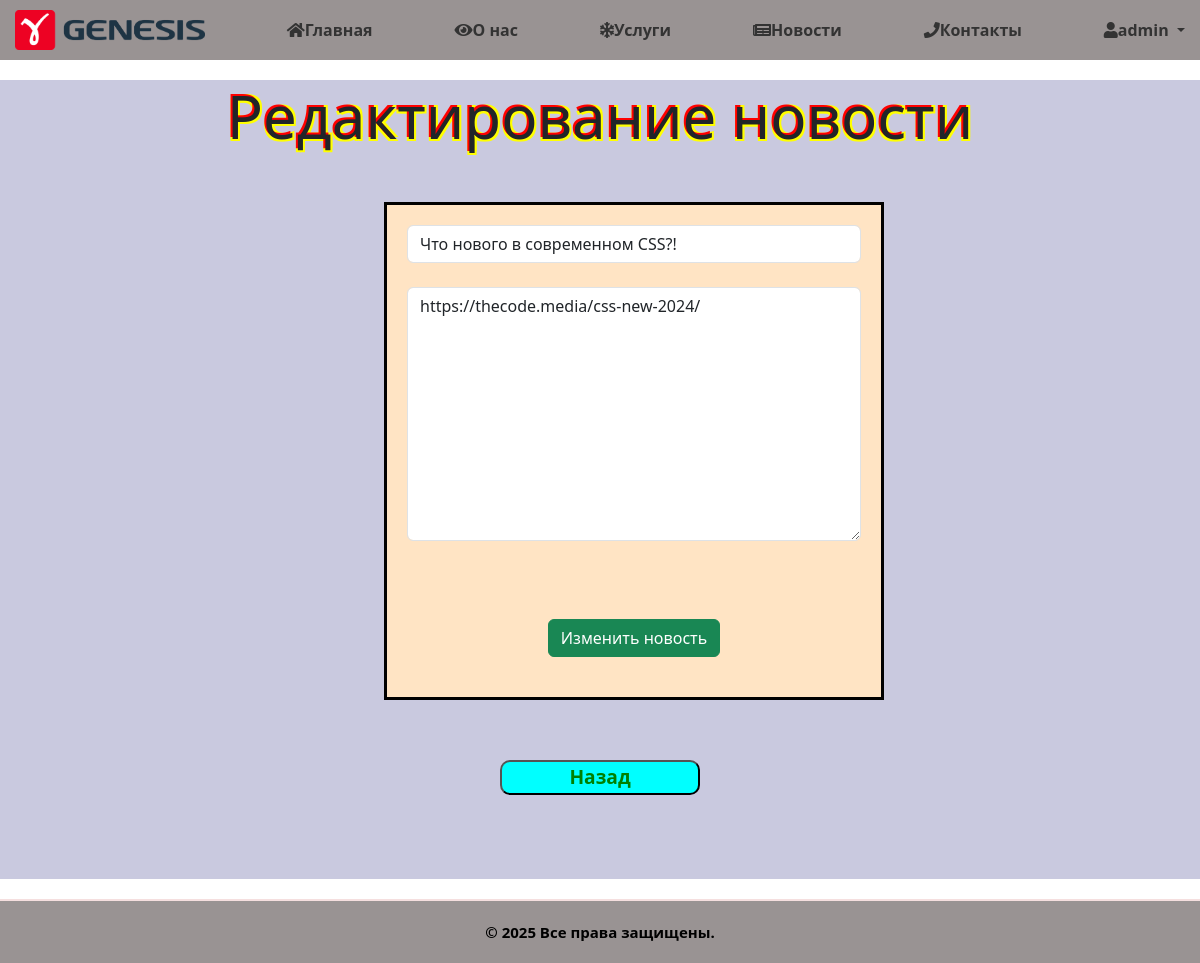
The app's page /news/5/update (signed in), older data.
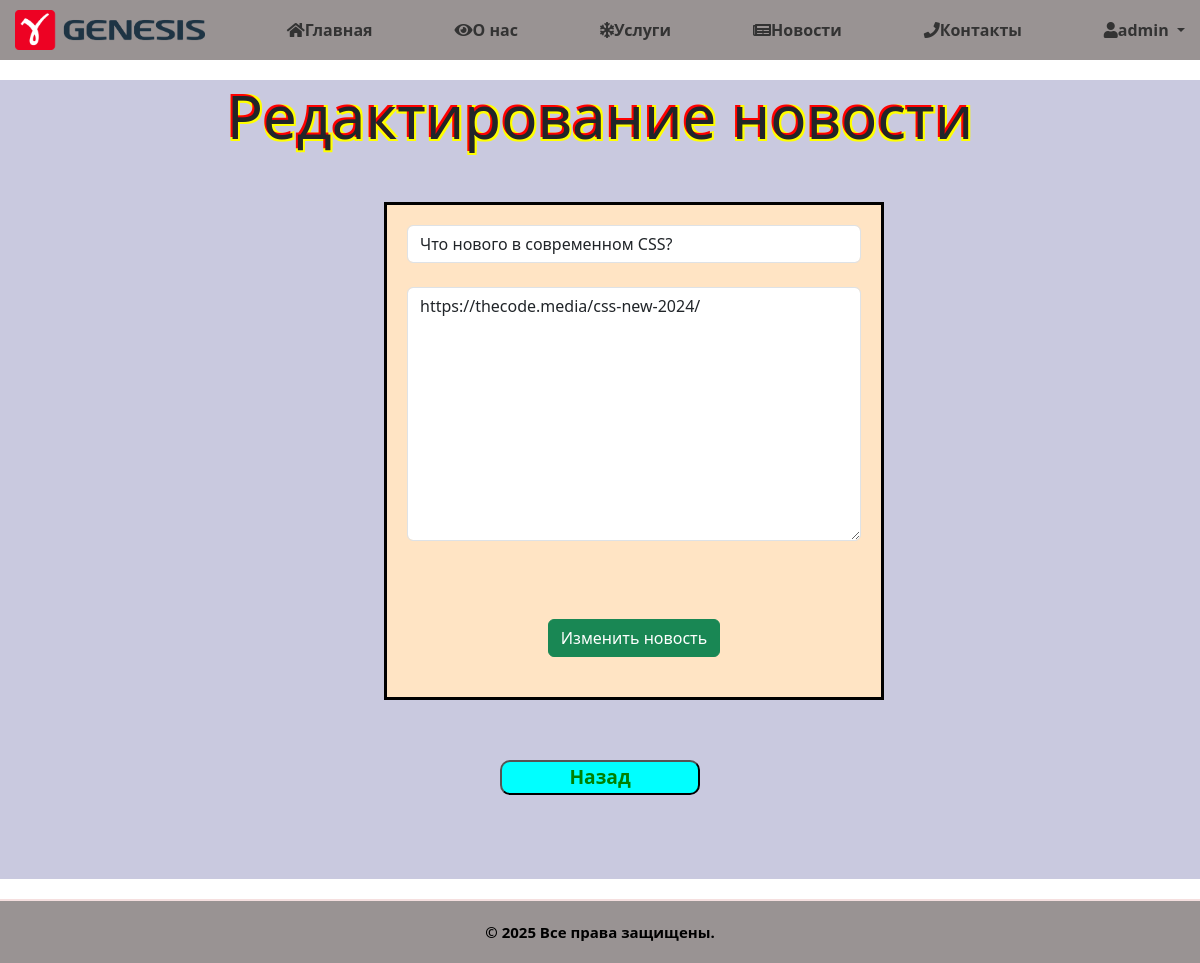
The same page, newer data.
### news/models.py (models this page shows, shortened)
class Articles(models.Model):
    title = models.CharField('Название', max_length=50)
    full_text = models.TextField('Ссылка')
    class Meta:
        verbose_name = 'Новость'
        verbose_name_plural = 'Новости'

### news/views.py (the view)
# urls.py: path('<int:pk>/update', views.NewsUpdateView.as_view(), name='update_news'),
@method_decorator(login_required, name='dispatch')
class NewsUpdateView(UpdateView):
    model = Articles
    template_name = 'news/update.html'
    form_class = ArticlesForm

### news/forms.py
class ArticlesForm(ModelForm):
    class Meta:
        model=Articles
        fields=['title','full_text']
        widgets={
            "title": TextInput(attrs={
                'class': 'form-control',
                'placeholder': 'Заголовок новости'
            }),
            "full_text": Textarea(attrs={
                'class': 'form-control',
                'placeholder': 'Ссылка на статью'
            }),
        }

### news/templates/news/update.html (shortened to what this page needs)
{% extends "main/pattern.html" %}
{% load static %}
{% block 'content' %}
<link rel="stylesheet" href="{% static 'news/css/add.css' %}">
    <section id="add_news">
    <h1>Редактирование новости</h1>
    <form method="post" id="post">
         {{ form.title }}<br>
         {{ form.full_text }}<br>
         <p class="p1">{{ error }}</p><br>
         <div id="butt">
         <button class="btn btn-success" type="submit">Изменить новость</button>
         </div>
      </form>
    <a href="{% url 'detail' pk=object.pk %}"><button id="but">Назад</button></a><br>
    </section>
{% endblock %}

Row changes from the older to the newer data that the page shows:
changed Articles: title "Что нового в современном CSS?!" → "Что нового в современном CSS?"
